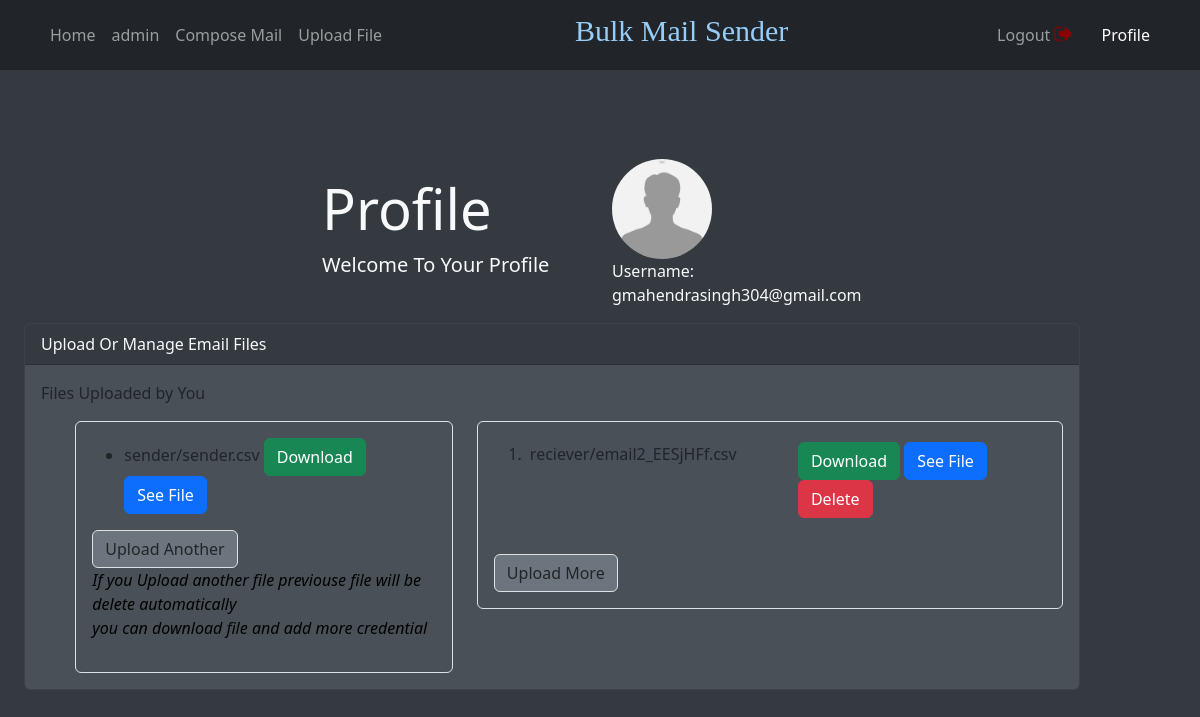
Screenshot of /profile (signed in) with the database file from the repository.
### user/models.py (models this page shows)
class senderFileModel(models.Model):
      file = models.FileField( upload_to='sender/', max_length=100)
      author = models.ForeignKey(User,  on_delete=models.CASCADE)

class receiverFileModel(models.Model):
      file = models.FileField( upload_to='reciever/', max_length=100)
      author = models.ForeignKey(User,  on_delete=models.CASCADE)

### user/views.py (the view)
# urls.py: path('profile', login_required(views.profile), name='profile'),
def profile(request):
      senderfile = senderFileModel.objects.all()
      receiverfile = receiverFileModel.objects.all()
      context = {'sender':senderfile, "receiver":receiverfile}
      return render(request, 'profile.html',context)

### user/templates/profile.html (shortened to what this page needs)
{% extends "base.html" %}
{% load static %}
{% block profile_active %}active{% endblock profile_active %}
{% block content %}
<!DOCTYPE html>
<html lang="en">
      <head>
      </head>
      <body>
            <br><br><br>
            <div class="container-fluid ">
                  <div class="row">
                        <div class="col col-3 offset-3 p-3 ">
                              <h1 class="display-4">Profile</h1>
                              <p class="lead">Welcome To Your Profile</p>
                        </div>
                        <div class="col col-3">
                              <img width='100' src="{% static 'images/profile.jpg' %}" alt="Profile Picture" class="img-fluid rounded-pill">
                              <p>Username: {{ user.username }}</p>
                        </div>
                  </div>
                  <div class="row-fluid">
                        <div class="col-md-11">
                              <div class="card mb-4 ">
                                    <div class="card-header">
                                          Upload Or Manage Email Files
                                    </div>
                                    <div class="card-body">
                                          <div class="row">
                                                <p>Files Uploaded by You</p>
                                                <div class="col ">
                                                      <div class="rounded p-3  border offset-1">
                                                            {% for file in sender %}
                                                            {% if file.author == request.user %}
                                                            <ul>
                                                                  <li>{{ file.file.name }}
                                                                        <a class="btn btn-success " href="{{ file.file.url }}">Download</a>
                                                                        <a class="btn btn-primary " href="{% url 'update' value=0 id=file.id  %}">See File</a>
                                                                  </li>
                                                            </ul>
                                                            {% endif %}
                                                            {% endfor %}
                                                            <a class="btn bg-secondary border" href="{% url 'uploadfile' %}"> Upload Another</a>
                                                            <p><i style='color:rgb(0,0,0);'>If you Upload another file previouse file will be delete automatically <br>
                                                                        you can download file and add more credential
                                                                  </i></p>
                                                      </div>
                                                </div>
                                                <div class="col col-7 ">
                                                      <div class="rounded p-3  border ">
                                                            <ol>
                                                                  {% for file in receiver %}
                                                                  {% if file.author == request.user %}
                                                                  <li class="p-1">
                                                                        <div class="row">
                                                                              <table class="table">
                                                                                    <tbody>
                                                                                          <tr>
                                                                                                <div class="col">
                                                                                                      {{ file.file.name }}
                                                                                                </div>
                                                                                          </tr>
                                                                                          <tr>
                                                                                                <div class="col">
                                                                                                      <a class="btn btn-success " href="{{ file.file.url }}">Download</a>
                                                                                                      <a class="btn btn-primary " href="{% url 'update' value=1 id=file.id  %}">See File</a>
                                                                                                      <a class="btn btn-danger " href="{% url 'delete' id=file.id %}">Delete</a>{{ file.file.id }}
                                                                                                </div>
                                                                                          </tr>
                                                                                    </tbody>
                                                                              </table>
                                                                        </div>
                                                                  </li>
                                                                  {% endif %}
                                                                  {% endfor %}
                                                            </ol>
                                                            <a style="vertical-align: bottom;" class="btn  bg-secondary border" href="{% url 'uploadfile' %}"> Upload More</a>
                                                      </div>
                                                </div>
                                          </div>
                                    </div>
                              </div>
                        </div>
                  </div>
            </div>
      </body>
</html>
{% endblock content %}

### mainapp/templates/base.html (style rules this page uses)
body { background: #1c1c1c; color: white; display: grid; place-items: center; width: 100%; height: 100vh; }

### user/templates/profile.html (style rules this page uses)
body { background-color: #343a40; color: #f8f9fa; }
.card { background-color: #495057; }
.card-header { background-color: #343a40; color: #f8f9fa; }

### rows the page displays
senderFileModel: file.name "sender/sender.csv"
receiverFileModel: file.name "reciever/email2_EESjHFf.csv"

### other values shown
{{ user.username }} "gmahendrasingh304@gmail.com"
